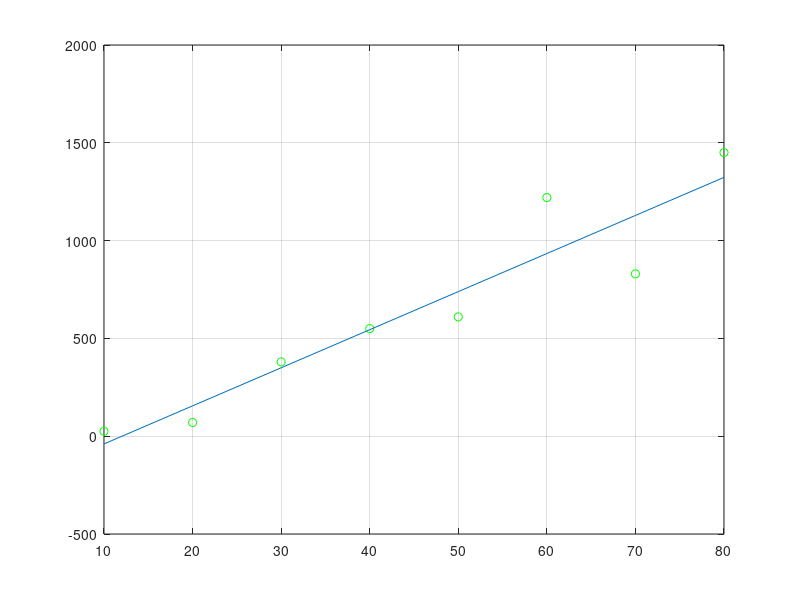

This figure's MATLAB source:
% ------------------ P 14.4 ------------------ %
% Create array values for v and F
v = [10 20 30 40 50 60 70 80];
F = [25 70 380 550 610 1220 830 1450];
n = length(v);

% Init values for loop
iter = 0;
sum_x_y = 0;
sum_x = 0;
sum_y = 0;
sum_x_squared = 0;
xy = 0;
x = 0;
y = 0;
x_squared = 0;

% Find the summations beforehand
for i=1:n
    xy = v(i)*F(i);
    sum_x_y = sum_x_y + xy;
end

for i=1:n
    x = v(i);
    sum_x = sum_x + x;
end

for i=1:n
    y = F(i);
    sum_y = sum_y + y;
end

for i=1:n
    x_squared = (v(i))^2;
    sum_x_squared = sum_x_squared + x_squared;
end


% Other way to sum:
%sum_vF = sum(v.*F);   sum_v = sum(v);    sum_F = sum(F);   sum_V2 = sum(v.*v);


% Find a0 and a1 using the equation 
a1 = ((n*sum_x_y) - (sum_x * sum_y))/((n*sum_x_squared) - (sum_x)^2);

average_F = sum_y/n;
average_v = sum_x/n;
a0 = average_F - a1*average_v;

fprintf('a1: %4.2f\n', a1)
fprintf('a0: %4.2f', a0)

regression_line = a0 + a1*v;
plot(v, F, 'og', v, regression_line); grid on;

